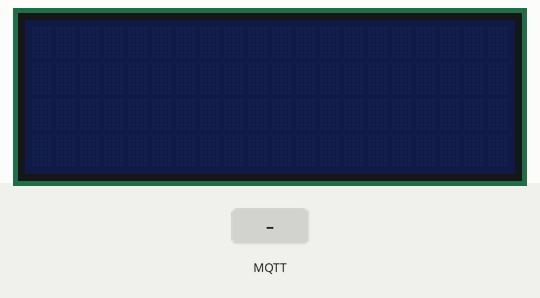
Bench run of a program on a simulated ESP8266 (NodeMCU). Parts: 20×4 character LCD. The test bench sets the inputs (shaded band). WiFi joins after 1.5 s; servers stay silent unless stated; no MQTT or app messages arrive unless stated; what the program prints to the serial monitor is not drawn.

Above: at 2.8 s.
2.9 s: MQTT message "authorized" arrives on the first subscribed topic
At 4.1 s:
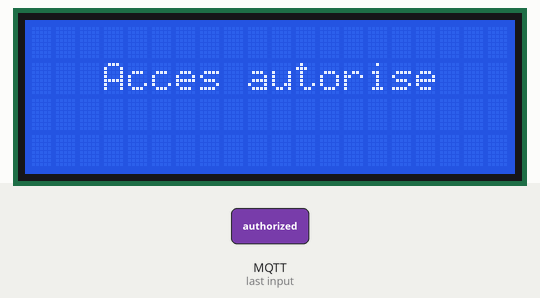
4.4 s: MQTT message "denied" arrives on the first subscribed topic
At 6.7 s:
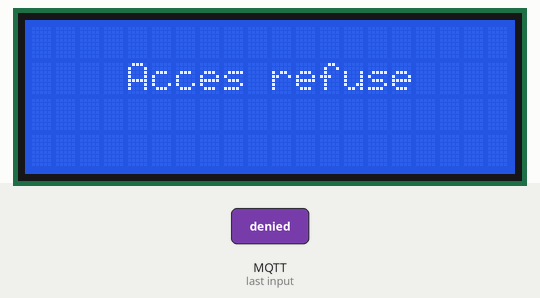
At 10.3 s:
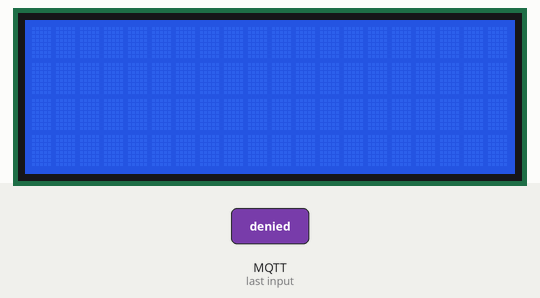
Timing chart, 0 to 11.8 s (numbered marks = the images above; inputs shaded):
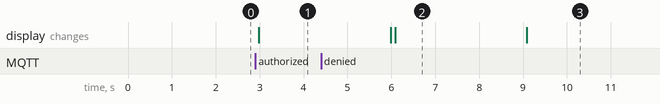

The program:

main.cpp
```cpp
#include <ESP8266WiFi.h>
#include <WiFiClient.h>
#include <ESP8266WebServer.h>
#include <PubSubClient.h>
#include <SPI.h>
#include <MFRC522.h>
#include "PageIndex.h"
#include <LiquidCrystal_I2C.h>
#include <Wire.h>

#define SS_PIN D8  //--> SDA / SS is connected to pinout D
#define RST_PIN D3  //--> RST is connected to pinout D3
MFRC522 mfrc522(SS_PIN, RST_PIN);  //--> Create MFRC522 instance.

void MQTTcallback(char* topic, byte* payload, unsigned int length);

#define ON_Board_LED 2

const char* ssid = "Honor 10"; // Enter your WiFi name
const char* password =  "12345678"; // Enter WiFi password
const char* mqttServer = "maqiatto.com";
const int mqttPort = 1883;
const char* mqttUser = "sarah.gros@etud.univ-jfc.com";
const char* mqttUser2 = "beckerslucas1@gmail.com";
const char* mqttPassword = "iEnter";
const char* mqttPassword2 = "azerty";

LiquidCrystal_I2C lcd(0x27, 20, 4);


WiFiClient espClient;
WiFiClient espClient2;
PubSubClient client(espClient);
PubSubClient client2(espClient2);
ESP8266WebServer server(80);
int readsuccess;
byte readcard[4];
char str[32] = "";
String StrUID;


void array_to_string(byte array[], unsigned int len, char buffer[]) {
    for (unsigned int i = 0; i < len; i++)
    {
        byte nib1 = (array[i] >> 4) & 0x0F;
        byte nib2 = (array[i] >> 0) & 0x0F;
        buffer[i*2+0] = nib1  < 0xA ? '0' + nib1  : 'A' + nib1  - 0xA;
        buffer[i*2+1] = nib2  < 0xA ? '0' + nib2  : 'A' + nib2  - 0xA;
    }
    buffer[len*2] = '\0';
}

int getid() {
  if(!mfrc522.PICC_IsNewCardPresent()) {
    return 0;
  }
  if(!mfrc522.PICC_ReadCardSerial()) {
    return 0;
  }

  for(int i=0;i<4;i++){
    readcard[i]=mfrc522.uid.uidByte[i]; //storing the UID of the tag in readcard
    array_to_string(readcard, 4, str);
    StrUID = str;
  }
  mfrc522.PICC_HaltA();
  Serial.println(str);
  return 1;
}

void MQTTcallback(char* topic, byte* payload, unsigned int length) {
      payload[length] = '\0';
      String authorisation = String((char*)payload);
      if (authorisation == "authorized") {
        Serial.println("Accès autorisé");
        lcd.init();
        lcd.backlight();
        lcd.setCursor(3,1);
	      lcd.print("Acces autorise");
        delay(3000);
        lcd.clear();
      }
      if (authorisation == "denied") {
        Serial.println("Accès refusé");
        lcd.init();
        lcd.backlight();
        lcd.setCursor(4,1);
	      lcd.print("Acces refuse");
        delay(3000);
        lcd.clear();
      }
}

void setup() {

  Serial.begin(115200);

  WiFi.begin(ssid, password);
  SPI.begin();
  mfrc522.PCD_Init();
  delay(500);

  while (WiFi.status() != WL_CONNECTED) {
    delay(1000);
    Serial.println("Connecting to WiFi..");
    Serial.println("");
  }
  Serial.print("Successfully connected to : ");
  Serial.println(ssid);
  Serial.print("IP address: ");
  Serial.println(WiFi.localIP());
  Serial.println("Connected to the WiFi network");

  client.setServer(mqttServer, mqttPort);
  client2.setServer(mqttServer, mqttPort);

  while (!client.connected()) {
    Serial.println("Connecting to Sarah Gros MQTT...");

    if (client.connect("marcelle1", mqttUser, mqttPassword )) {

      Serial.println("Connected to Sarah Gros");

    } else {

      Serial.print("failed with state ");
      Serial.print(client.state());
      delay(2000);

    }
  }

    while (!client2.connected()) {
    Serial.println("Connecting to Lucas Beckers MQTT...");

    if (client2.connect("marcelle1", mqttUser2, mqttPassword2 )) {

      Serial.println("Connected to Lucas Beckers");
      client2.subscribe("beckerslucas1@gmail.com/secureDoor");

    } else {

      Serial.print("failed with state ");
      Serial.print(client2.state());
      delay(2000);
    }
      }

  client2.setCallback(MQTTcallback);

  Serial.println("Please tag a card or keychain to see the UID !");
  Serial.println("");
}

void loop() {
  client.loop();
  client2.loop();
  if(getid()==1) {
    if (!client.connected()) {
      if (client.connect("marcelle1", mqttUser, mqttPassword )) {
        client.subscribe("sarah.gros@etud.univ-jfc.com/iEnter");
        client.publish("sarah.gros@etud.univ-jfc.com/iEnter", StrUID.c_str()); //Topic name
      } else {
        Serial.print("failed with state ");
        Serial.print(client.state());
        delay(2000);
      }
    }
  }
  if (!client2.connected()) {
    if (client2.connect("marcelle1", mqttUser2, mqttPassword2 )) {
      client2.subscribe("beckerslucas1@gmail.com/secureDoor");
      client2.loop();
    }
    else {
      Serial.print("Echec");
    }
  }
}
```

PageIndex.h
```cpp
const char MAIN_page[] PROGMEM = R"=====(
<!DOCTYPE html>
<html>
  <head>
    <meta name="viewport" content="width=device-width, initial-scale=1">
    <link href="https://use.fontawesome.com/releases/v5.7.2/css/all.css" rel="stylesheet">
    <style>
      html {
      font-family: Arial;
      display: inline-block;
      margin: 0px auto;
      text-align: center;
      }
      h1 { font-size: 2.0rem; }
      p { font-size: 1.5rem; }
    </style>
  </head>
  <body>
    <h1>Lolin NodeMCU V3 ESP8266/ESP12E RFID RC522</h1>
    <p style="color:#2e86c1;">THE UID OF THE SCANNED CARD IS : <span style="color:#17a589;" id="UIDResult">Waiting...</span></p>
  <script>
    setInterval(function() {
      // Call a function repetatively with 0.1 (100ms) Second interval
      getTemperatureData();
    }, 100);

    function getTemperatureData() {
      var xhttp = new XMLHttpRequest();
      xhttp.onreadystatechange = function() {
        if (this.readyState == 4 && this.status == 200) {
          document.getElementById("UIDResult").innerHTML = this.responseText;
        }
      };
      xhttp.open("GET", "UIDResult", true);
      xhttp.send();
    }
  </script>
  </body>
</html>
)=====";
```

Measured:
- after the input at 2.9 s, the display: changes after 0.08 s (image 1)
- after the input at 4.4 s, the display: first differs from a run without the input after 1.7 s (image 2)
- what the display in image 2 shows lasts 3.0 s, from 6.1 s to 9.1 s
